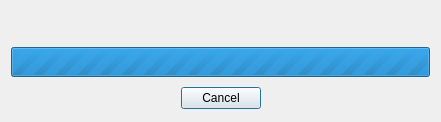
<?xml version="1.0" encoding="UTF-8"?>
<ui version="4.0">
 <class>QtWaitForOperationDlg</class>
 <widget class="QDialog" name="QtWaitForOperationDlg">
  <property name="geometry">
   <rect>
    <x>0</x>
    <y>0</y>
    <width>441</width>
    <height>122</height>
   </rect>
  </property>
  <property name="windowTitle">
   <string>Waiting for operation...</string>
  </property>
  <property name="windowIcon">
   <iconset resource="../QtResources/resources.qrc">
    <normaloff>:/GuiFoundation/PLASMA-logo.svg</normaloff>:/GuiFoundation/PLASMA-logo.svg</iconset>
  </property>
  <layout class="QVBoxLayout" name="verticalLayout">
   <item>
    <spacer name="verticalSpacer_3">
     <property name="orientation">
      <enum>Qt::Vertical</enum>
     </property>
     <property name="sizeHint" stdset="0">
      <size>
       <width>20</width>
       <height>40</height>
      </size>
     </property>
    </spacer>
   </item>
   <item>
    <widget class="QProgressBar" name="Progress">
     <property name="minimumSize">
      <size>
       <width>0</width>
       <height>30</height>
      </size>
     </property>
     <property name="maximum">
      <number>0</number>
     </property>
     <property name="value">
      <number>0</number>
     </property>
     <property name="textVisible">
      <bool>false</bool>
     </property>
     <property name="invertedAppearance">
      <bool>false</bool>
     </property>
     <property name="format">
      <string/>
     </property>
    </widget>
   </item>
   <item>
    <spacer name="verticalSpacer">
     <property name="orientation">
      <enum>Qt::Vertical</enum>
     </property>
     <property name="sizeHint" stdset="0">
      <size>
       <width>20</width>
       <height>7</height>
      </size>
     </property>
    </spacer>
   </item>
   <item>
    <layout class="QHBoxLayout" name="horizontalLayout">
     <item>
      <spacer name="horizontalSpacer">
       <property name="orientation">
        <enum>Qt::Horizontal</enum>
       </property>
       <property name="sizeHint" stdset="0">
        <size>
         <width>40</width>
         <height>20</height>
        </size>
       </property>
      </spacer>
     </item>
     <item>
      <widget class="QPushButton" name="ButtonCancel">
       <property name="text">
        <string>Cancel</string>
       </property>
      </widget>
     </item>
     <item>
      <spacer name="horizontalSpacer_2">
       <property name="orientation">
        <enum>Qt::Horizontal</enum>
       </property>
       <property name="sizeHint" stdset="0">
        <size>
         <width>40</width>
         <height>20</height>
        </size>
       </property>
      </spacer>
     </item>
    </layout>
   </item>
   <item>
    <spacer name="verticalSpacer_2">
     <property name="orientation">
      <enum>Qt::Vertical</enum>
     </property>
     <property name="sizeHint" stdset="0">
      <size>
       <width>20</width>
       <height>6</height>
      </size>
     </property>
    </spacer>
   </item>
  </layout>
 </widget>
 <resources>
  <include location="../QtResources/resources.qrc"/>
 </resources>
 <connections/>
</ui> 
